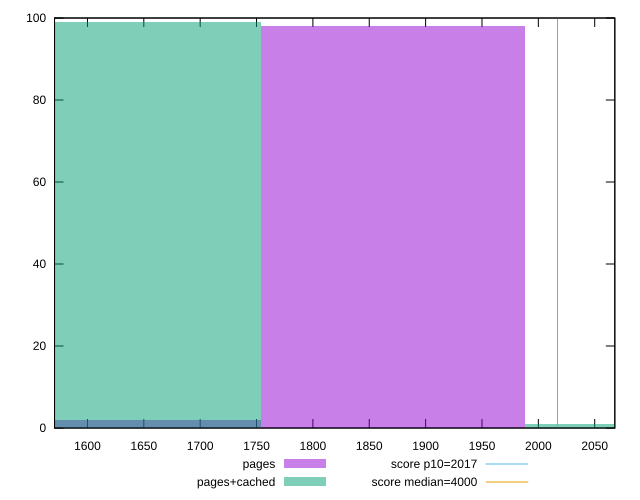

The gnuplot source for this figure:
reset

$pages <<EOF
1871.110862019469 98
1637.2220042670356 2
EOF

$pagesCached <<EOF
2104.9997197719026 1
1637.2220042670356 99
EOF

set key outside below
set boxwidth 233.88885775243364
set xrange [1570.7960000000007:2067.8520000000026]
set yrange [0:100]
set trange [0:100]
set style fill transparent solid 0.5 noborder

set parametric
set terminal svg size 640, 500 enhanced background rgb 'white'
set output "report_00018_2021-02-10T15-25-16.877Z/mainthread-work-breakdown/comparison/histogram/0_vs_1.svg"

plot $pages title "pages" with boxes, \
     $pagesCached title "pages+cached" with boxes, \
     2017,t title "score p10=2017", \
     4000,t title "score median=4000"

reset
